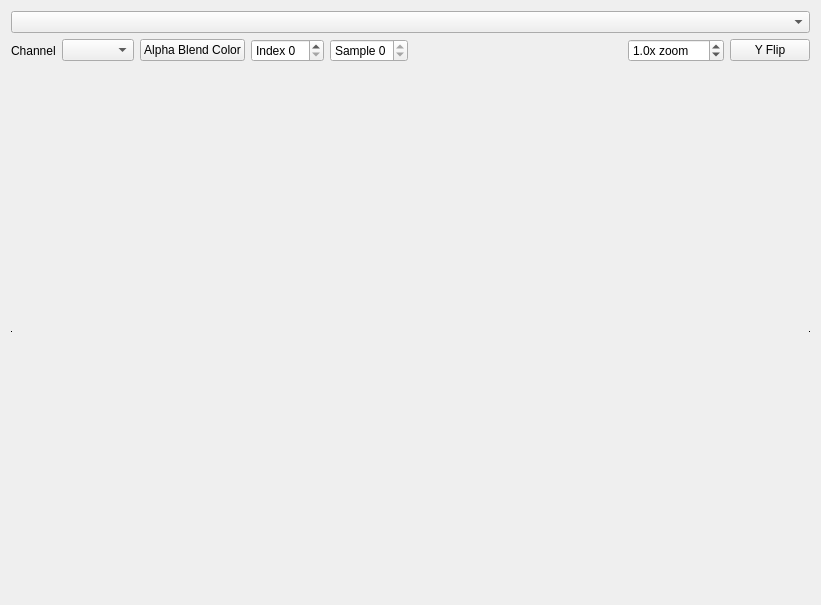
<?xml version="1.0" encoding="UTF-8"?>
<ui version="4.0">
 <class>vogleditor_QTextureExplorer</class>
 <widget class="QWidget" name="vogleditor_QTextureExplorer">
  <property name="geometry">
   <rect>
    <x>0</x>
    <y>0</y>
    <width>821</width>
    <height>605</height>
   </rect>
  </property>
  <property name="sizePolicy">
   <sizepolicy hsizetype="Preferred" vsizetype="Preferred">
    <horstretch>0</horstretch>
    <verstretch>1</verstretch>
   </sizepolicy>
  </property>
  <property name="windowTitle">
   <string>Form</string>
  </property>
  <layout class="QVBoxLayout" name="verticalLayout">
   <item>
    <layout class="QHBoxLayout" name="horizontalLayout">
     <item>
      <widget class="QComboBox" name="textureObjectListbox">
       <property name="sizePolicy">
        <sizepolicy hsizetype="Minimum" vsizetype="Fixed">
         <horstretch>1</horstretch>
         <verstretch>0</verstretch>
        </sizepolicy>
       </property>
       <property name="minimumSize">
        <size>
         <width>400</width>
         <height>0</height>
        </size>
       </property>
       <property name="editable">
        <bool>false</bool>
       </property>
       <property name="duplicatesEnabled">
        <bool>true</bool>
       </property>
       <property name="frame">
        <bool>true</bool>
       </property>
      </widget>
     </item>
    </layout>
   </item>
   <item>
    <layout class="QHBoxLayout" name="horizontalLayout_2">
     <item>
      <widget class="QLabel" name="label_2">
       <property name="text">
        <string>Channel</string>
       </property>
      </widget>
     </item>
     <item>
      <widget class="QComboBox" name="channelSelectionBox">
       <property name="sizePolicy">
        <sizepolicy hsizetype="Preferred" vsizetype="Fixed">
         <horstretch>0</horstretch>
         <verstretch>0</verstretch>
        </sizepolicy>
       </property>
      </widget>
     </item>
     <item>
      <widget class="QPushButton" name="alphaBlendColorButton">
       <property name="text">
        <string>Alpha Blend Color</string>
       </property>
      </widget>
     </item>
     <item>
      <widget class="QSpinBox" name="arrayElementSpinBox">
       <property name="prefix">
        <string>Index </string>
       </property>
      </widget>
     </item>
     <item>
      <widget class="QSpinBox" name="sampleSpinBox">
       <property name="prefix">
        <string>Sample </string>
       </property>
       <property name="maximum">
        <number>0</number>
       </property>
      </widget>
     </item>
     <item>
      <spacer name="horizontalSpacer">
       <property name="orientation">
        <enum>Qt::Horizontal</enum>
       </property>
       <property name="sizeHint" stdset="0">
        <size>
         <width>40</width>
         <height>20</height>
        </size>
       </property>
      </spacer>
     </item>
     <item>
      <widget class="QDoubleSpinBox" name="zoomSpinBox">
       <property name="suffix">
        <string>x zoom</string>
       </property>
       <property name="decimals">
        <number>1</number>
       </property>
       <property name="minimum">
        <double>0.100000000000000</double>
       </property>
       <property name="singleStep">
        <double>0.100000000000000</double>
       </property>
       <property name="value">
        <double>1.000000000000000</double>
       </property>
      </widget>
     </item>
     <item>
      <widget class="QPushButton" name="pushButton">
       <property name="text">
        <string>Y Flip</string>
       </property>
       <property name="checkable">
        <bool>true</bool>
       </property>
       <property name="checked">
        <bool>false</bool>
       </property>
      </widget>
     </item>
    </layout>
   </item>
   <item>
    <widget class="QScrollArea" name="textureScrollArea">
     <property name="frameShape">
      <enum>QFrame::HLine</enum>
     </property>
     <property name="frameShadow">
      <enum>QFrame::Plain</enum>
     </property>
     <property name="widgetResizable">
      <bool>true</bool>
     </property>
     <widget class="QWidget" name="scrollAreaWidgetContents">
      <property name="geometry">
       <rect>
        <x>0</x>
        <y>0</y>
        <width>801</width>
        <height>522</height>
       </rect>
      </property>
     </widget>
    </widget>
   </item>
  </layout>
 </widget>
 <resources/>
 <connections/>
</ui>
